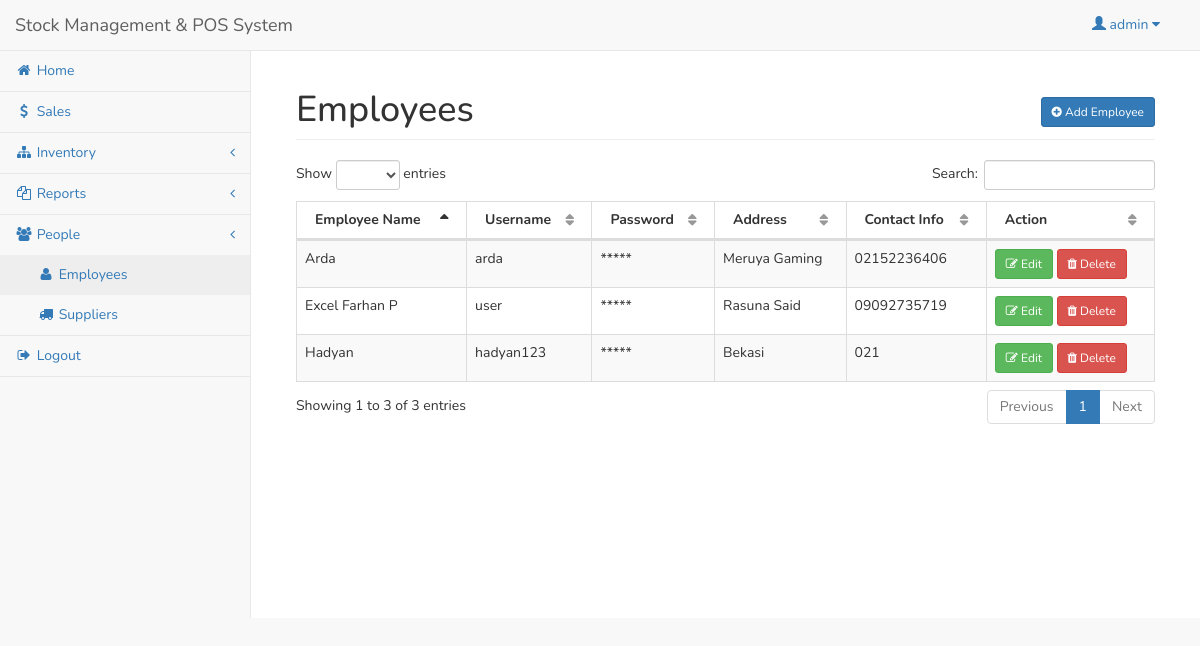
The page /admin/employee.php (signed in) on the database as committed earlier.
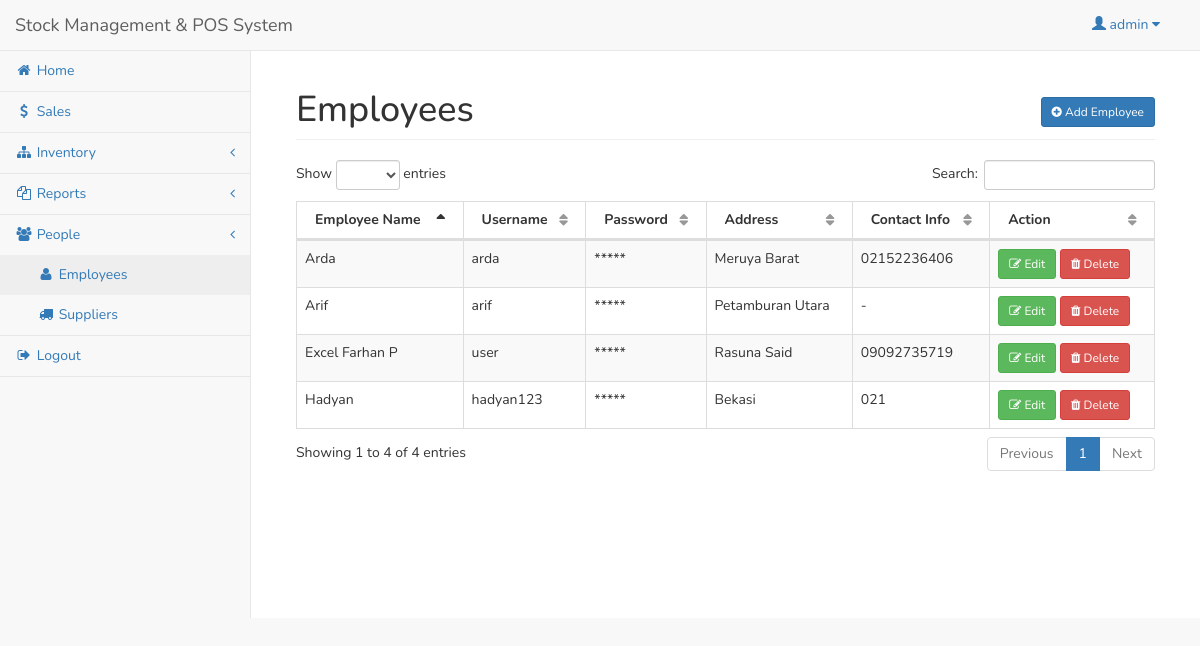
The same page on the database as committed later.
### tables this page shows
CREATE TABLE `employee` (
  `userid` int(11) NOT NULL,
  `employee_name` varchar(50) NOT NULL,
  `address` varchar(150) NOT NULL,
  `contact` varchar(50) NOT NULL
);

CREATE TABLE `user` (
  `userid` int(11) NOT NULL,
  `username` varchar(30) NOT NULL,
  `password` varchar(50) NOT NULL,
  `access` int(1) NOT NULL
);

### admin/employee.php (shortened to what this page needs)
<?php include('session.php'); ?>
<?php include('header.php'); ?>
<body>
<div id="wrapper">
<?php include('navbar.php'); ?>
<div style="height:50px;"></div>
<div id="page-wrapper">
<div class="container-fluid">
	<div class="row">
        <div class="col-lg-12">
            <h1 class="page-header">Employees
				<span class="pull-right">
					<button class="btn btn-primary btn-sm" data-toggle="modal" data-target="#addemployee"><i class="fa fa-plus-circle"></i> Add Employee</button>
				</span>
			</h1>
        </div>
    </div>
    <div class="row">
        <div class="col-lg-12">
            <table width="100%" class="table table-striped table-bordered table-hover" id="cusTable">
                <thead>
                    <tr>
                        <th>Employee Name</th>
                        <th>Username</th>
                        <th>Password</th>
						<th>Address</th>
                        <th>Contact Info</th>
						<th>Action</th>
                    </tr>
                </thead>
                <tbody>
				<?php
					$cq=mysqli_query($conn,"select * from employee left join user on user.userid=employee.userid where access <> 1");
					while($cqrow=mysqli_fetch_array($cq)){
					?>
						<tr>
							<td><?php echo $cqrow['employee_name']; ?></td>
							<td><?php echo $cqrow['username']; ?></td>
							<td>*****</td>
							<td><?php echo $cqrow['address']; ?></td>
							<td><?php echo $cqrow['contact']; ?></td>
							<td>
								<button class="btn btn-success btn-sm" data-toggle="modal" data-target="#edit_<?php echo $cqrow['userid']; ?>"><i class="fa fa-edit"></i> Edit</button>
								<button class="btn btn-danger btn-sm" data-toggle="modal" data-target="#del_<?php echo $cqrow['userid']; ?>"><i class="fa fa-trash"></i> Delete</button>
							</td>
						</tr>
					<?php
					}
				?>
                </tbody>
            </table>
        </div>
    </div>
</div>
</div>
</div>
</body>
</html>

Rows that differ between the two databases and show on the page:
changed employee "Arda": address "Meruya Gaming" → "Meruya Barat"
added employee: employee_name "Arif", user.username "arif", address "Petamburan Utara", contact "-"
Other text that changed with them:
text written by a page script: "Show entries Search: Showing 1 to 3 of 3 entries Previous 1 Next" → "Show entries Search: Showing 1 to 4 of 4 entries Previous 1 Next"
